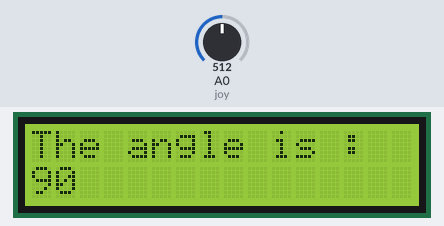
The sketch below on a simulated Arduino Uno, built with avr-gcc and run on an emulated ATmega328P. Shown: 16×2 character LCD. Inputs (shaded band) come from the test bench; at power-on: A0 (joy) = 512.

Above: at 1.2 s.
1.3 s: A0 (joy) set to 716
At 2.4 s:
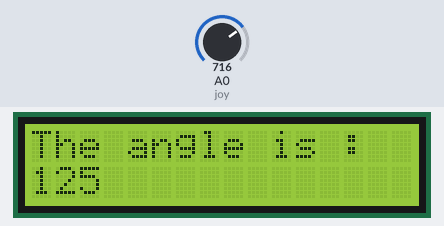
2.8 s: A0 (joy) set to 900
At 3.6 s:
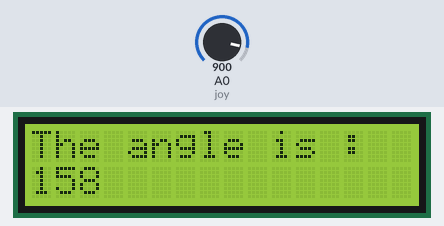
4.3 s: A0 (joy) set to 1023
At 4.7 s:
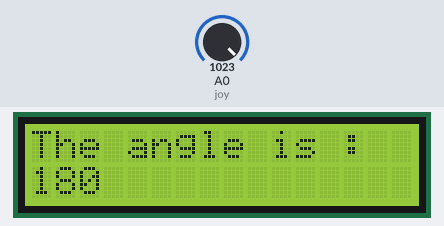
Timing chart, 0 to 7.3 s (numbered marks = the images above; inputs shaded):
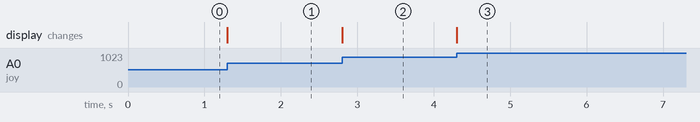

The sketch:

angle.ino
```cpp
#include <LiquidCrystal.h>
LiquidCrystal lcd (6,7,8,9,10,11);
const int joy = A0;
int joyval;
void setup()
{
  lcd.begin(16,2);
  lcd.setCursor(0,0);
  lcd.print("The angle is :");

}

void loop()
{
  joyval = analogRead(joy);
  joyval = map (joyval,0,1023, 0, 180);
  lcd.setCursor(0,1);
  lcd.print(joyval);

}
```

Measured:
- after the input at 1.3 s, the display: changes at once (image 1)
- after the input at 2.8 s, the display: changes at once (image 2)
- after the input at 4.3 s, the display: changes at once (image 3)
